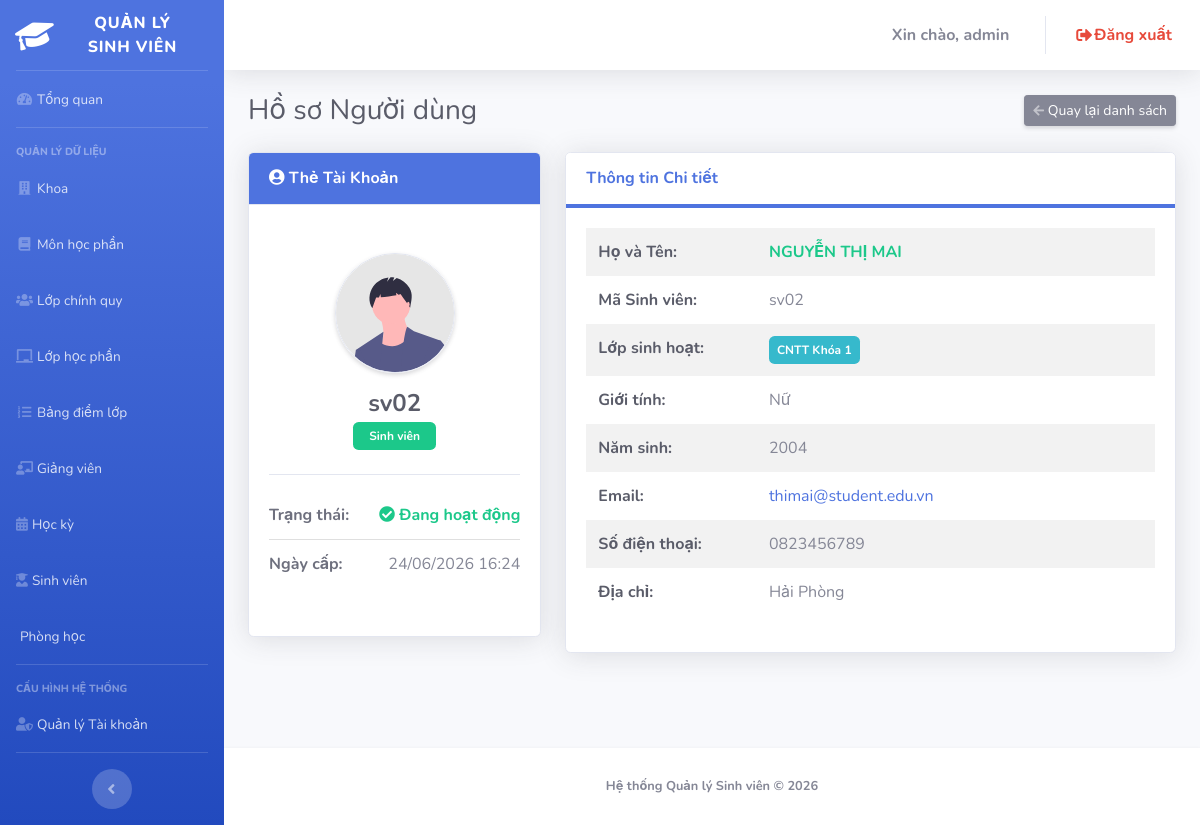
/admin/index.php?page=profile&username=sv02 (signed in), run on the app's committed database.
### tables this page shows
CREATE TABLE `accounts` (
  `username` varchar(20) NOT NULL,
  `password` varchar(255) DEFAULT NULL,
  `role` varchar(20) NOT NULL,
  `isActive` tinyint(1) DEFAULT 1,
  `createdAt` datetime DEFAULT current_timestamp()
);

CREATE TABLE `students` (
  `maSV` varchar(20) NOT NULL,
  `hoTen` varchar(100) NOT NULL,
  `gioiTinh` varchar(10) DEFAULT NULL,
  `namSinh` int(11) DEFAULT NULL,
  `diaChi` varchar(200) DEFAULT NULL,
  `email` varchar(100) DEFAULT NULL,
  `sdt` varchar(20) DEFAULT NULL,
  `maLop` varchar(20) NOT NULL
);

CREATE TABLE `classes` (
  `maLop` varchar(20) NOT NULL,
  `tenLop` varchar(100) NOT NULL,
  `email` varchar(100) DEFAULT NULL,
  `maKhoa` varchar(20) NOT NULL,
  `maGV` varchar(20) NOT NULL
);

### admin/profile.php (the view, shortened to what this page needs)
<?php
$username = $_GET['username'] ?? '';
$stmtAccount = $pdo->prepare("SELECT username, role, isActive, createdAt FROM Accounts WHERE username = ?");
$stmtAccount->execute([$username]);
$account = $stmtAccount->fetch();
$role = $account['role'];
$profileData = [];
if ($role === 'Student') {
    $sql = "SELECT s.*, c.tenLop
            FROM Students s
            LEFT JOIN Classes c ON s.maLop = c.maLop
            WHERE s.maSV = ?";
    $stmt = $pdo->prepare($sql);
    $stmt->execute([$username]);
    $profileData = $stmt->fetch();
} elseif ($role === 'Teacher') {
    $sql = "SELECT * FROM Teachers WHERE maGV = ?";
    $stmt = $pdo->prepare($sql);
    $stmt->execute([$username]);
    $profileData = $stmt->fetch();
}
elseif ($role === 'Admin') {
    $sql = "SELECT * FROM Teachers WHERE maGV = ?";
    $stmt = $pdo->prepare($sql);
    $stmt->execute([$username]);
    $profileData = $stmt->fetch();
}
?>
<div class="d-sm-flex align-items-center justify-content-between mb-4">
    <h1 class="h3 mb-0 text-gray-800">Hồ sơ Người dùng</h1>
    <a href="index.php?page=accounts" class="btn btn-secondary btn-sm shadow-sm">
        <i class="fas fa-arrow-left fa-sm text-white-50"></i> Quay lại danh sách
    </a>
</div>
<div class="row">
    <div class="col-xl-4 col-lg-5">
        <div class="card shadow mb-4">
            <div class="card-header py-3 d-flex flex-row align-items-center justify-content-between bg-primary">
                <h6 class="m-0 font-weight-bold text-white"><i class="fas fa-user-circle"></i> Thẻ Tài Khoản</h6>
            </div>
            <div class="card-body text-center pt-5 pb-5">
                <img class="img-profile rounded-circle border shadow-sm mb-3"
                     src="../img/undraw_profile.svg" alt="Avatar" width="120" height="120">
                <h4 class="font-weight-bold text-dark mb-1"><?= htmlspecialchars($account['username']) ?></h4>
                <div class="mb-3">
                    <?php if ($role === 'Admin'): ?>
                        <span class="badge badge-danger px-3 py-2">Quản trị viên</span>
                    <?php elseif ($role === 'Teacher'): ?>
                        <span class="badge badge-warning px-3 py-2 text-dark">Giảng viên</span>
                    <?php else: ?>
                        <span class="badge badge-success px-3 py-2">Sinh viên</span>
                    <?php endif; ?>
                </div>
                <ul class="list-group list-group-flush text-left mt-4 border-top pt-3">
                    <li class="list-group-item d-flex justify-content-between align-items-center px-0">
                        <span class="font-weight-bold text-gray-700">Trạng thái:</span>
                        <?php if ((int)$account['isActive'] === 1): ?>
                            <span class="text-success font-weight-bold"><i class="fas fa-check-circle"></i> Đang hoạt động</span>
                        <?php else: ?>
                            <span class="text-danger font-weight-bold"><i class="fas fa-ban"></i> Đã khóa</span>
                        <?php endif; ?>
                    </li>
                    <li class="list-group-item d-flex justify-content-between align-items-center px-0">
                        <span class="font-weight-bold text-gray-700">Ngày cấp:</span>
                        <span><?= date('d/m/Y H:i', strtotime($account['createdAt'])) ?></span>
                    </li>
                </ul>
            </div>
        </div>
    </div>
    <div class="col-xl-8 col-lg-7">
        <div class="card shadow mb-4">
            <div class="card-header py-3 bg-white border-bottom-primary">
                <h6 class="m-0 font-weight-bold text-primary">Thông tin Chi tiết</h6>
            </div>
            <div class="card-body">
                <?php if ($role === 'Admin'): ?>
                    <div class="alert alert-info text-center py-5">
                        <i class="fas fa-shield-alt fa-3x mb-3"></i>
                        <!-- <h5>Đây là tài khoản Quản trị viên cấp cao.</h5>
                        <p class="mb-0">Tài khoản này có toàn quyền vận hành hệ thống và không bị ràng buộc vào hồ sơ cá nhân.</p> -->
                        <?php if (!$profileData): ?>
                        <div class="alert alert-warning">Tài khoản này chưa được liên kết với hồ sơ Giảng viên nào trong CSDL!</div>
                        <?php else: ?>
                            <table class="table table-borderless table-striped">
                                <tbody>
                                    <tr>
                                        <th width="30%" class="text-gray-800">Họ và Tên:</th>
                                        <td class="font-weight-bold text-primary text-uppercase"><?= htmlspecialchars($profileData['hoTenGV']) ?></td>
                                    </tr>
                                    <tr>
                                        <th class="text-gray-800">Mã Giảng viên:</th>
                                        <td><?= htmlspecialchars($profileData['maGV']) ?></td>
                                    </tr>
                                    <tr>
                                        <th class="text-gray-800">Email liên hệ:</th>
                                        <td><a href="mailto:<?= htmlspecialchars($profileData['email']) ?>"><?= htmlspecialchars($profileData['email'] ?? 'Chưa cập nhật') ?></a></td>
                                    </tr>
                                    <tr>
                                        <th class="text-gray-800">Số điện thoại:</th>
                                        <td><?= htmlspecialchars($profileData['sdt'] ?? 'Chưa cập nhật') ?></td>
                                    </tr>
                                </tbody>
                            </table>
                        <?php endif; ?>
                        </div>
                <?php elseif ($role === 'Student'): ?>
                    <?php if (!$profileData): ?>
                        <div class="alert alert-warning">Tài khoản này chưa được liên kết với hồ sơ Sinh viên nào trong CSDL!</div>
                    <?php else: ?>
                        <table class="table table-borderless table-striped">
                            <tbody>
                                <tr>
                                    <th width="30%" class="text-gray-800">Họ và Tên:</th>
                                    <td class="font-weight-bold text-success text-uppercase"><?= htmlspecialchars($profileData['hoTen']) ?></td>
                                </tr>
                                <tr>
                                    <th class="text-gray-800">Mã Sinh viên:</th>
                                    <td><?= htmlspecialchars($profileData['maSV']) ?></td>
                                </tr>
                                <tr>
                                    <th class="text-gray-800">Lớp sinh hoạt:</th>
                                    <td>
                                        <span class="badge badge-info p-2 font-weight-bold text-md">
                                            <?= htmlspecialchars($profileData['tenLop'] ?? 'Chưa phân lớp') ?>
                                        </span>
                                    </td>
                                </tr>
                                <tr>
                                    <th class="text-gray-800">Giới tính:</th>
                                    <td><?= htmlspecialchars($profileData['gioiTinh'] ?? 'Chưa cập nhật') ?></td>
                                </tr>
                                <tr>
                                    <th class="text-gray-800">Năm sinh:</th>
                                    <td><?= htmlspecialchars($profileData['namSinh'] ?? 'Chưa cập nhật') ?></td>
                                </tr>
                                <tr>
                                    <th class="text-gray-800">Email:</th>
                                    <td><a href="mailto:<?= htmlspecialchars($profileData['email']) ?>"><?= htmlspecialchars($profileData['email'] ?? 'Chưa cập nhật') ?></a></td>
                                </tr>
                                <tr>
                                    <th class="text-gray-800">Số điện thoại:</th>
                                    <td><?= htmlspecialchars($profileData['sdt'] ?? 'Chưa cập nhật') ?></td>
                                </tr>
                                <tr>
                                    <th class="text-gray-800">Địa chỉ:</th>
                                    <td><?= htmlspecialchars($profileData['diaChi'] ?? 'Chưa cập nhật') ?></td>
                                </tr>
                            </tbody>
                        </table>
                    <?php endif; ?>
                <?php endif; ?>
            </div>
        </div>
    </div>
</div>

### data on the page
accounts: username "sv02", createdAt "24/06/2026 16:24"
students: hoTen "NGUYỄN THỊ MAI", maSV "sv02", maLop.tenLop "CNTT Khóa 1", gioiTinh "Nữ", namSinh "2004", email "thimai@student.edu.vn", sdt "0823456789", diaChi "Hải Phòng"

### other printed values
$_SESSION['user']['username'] "admin"
